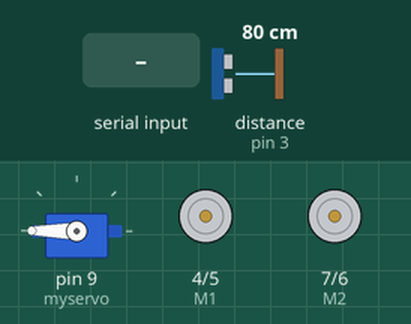
Recording of a sketch running on a simulated Arduino Uno, built with avr-gcc and run on an emulated ATmega328P. Shown: servo, direction and speed pins drawn as motors (green arrow = direction pin HIGH = forward, orange = LOW = backward, longer = more drive). The inputs (shaded band) are chosen by the test bench; at power-on: distance to the obstacle (sensor on pin 3) 80 cm. The echo pulse lasts 58.3 µs per cm; what the sketch prints to the serial monitor is not drawn.

Above: at 1.7 s.
1.8 s: "A" received over Serial
At 3.5 s:
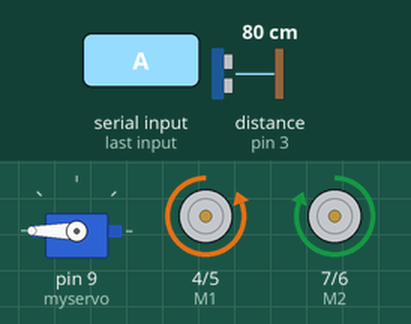
4.8 s: "w90\n" received over Serial
7.0 s: "d" received over Serial
At 8.9 s:
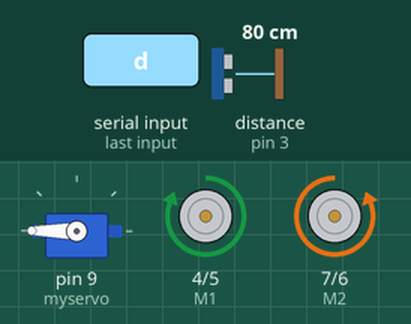
10.0 s: "w,45\n" received over Serial
At 11.5 s:
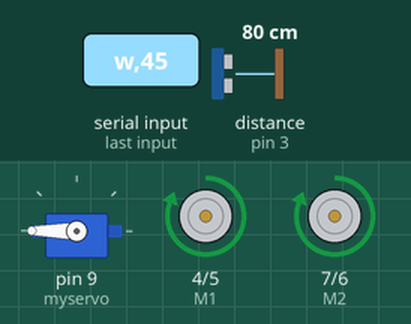
13.0 s: "s,45\n" received over Serial
At 14.9 s:
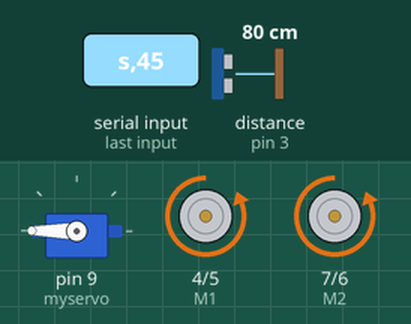
Timing chart, 0 to 16.9 s (numbered marks = the images above; inputs shaded):
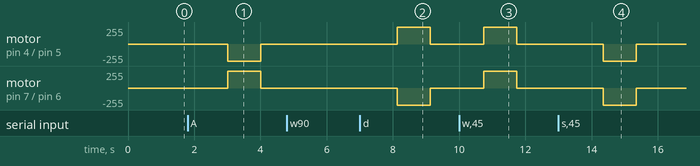

The sketch:

robot_letter_control.ino
```cpp
#include <Servo.h>
#include <EEPROM.h>

unsigned long lastDistanceCheck = 0;
unsigned long distanceInterval = 100; // ms

Servo myservo;
int sweepFlag = 1;
unsigned long lastSweep = 0;
unsigned long sweepInterval = 30; // ms

int URPWM = 3; // PWM Output 0－25000US，Every 50US represent 1cmk
int URTRIG = 10; // PWM trigger pin
uint8_t EnPwmCmd[4] = {0x44, 0x02, 0xbb, 0x01}; // distance measure command

unsigned long actualDistance = 0;
int safeDistance = 5; // cm
int safeDistanceAddress = 3;


//Standard PWM DC control
int E1 = 5;  //M1 Speed Control
int E2 = 6;  //M2 Speed Control
int M1 = 4;  //M1 Direction Control
int M2 = 7;  //M2 Direction Control
int duration = 1000; //one second is 1000 ms

char currentCommand = 'x';          // current active command
unsigned long commandStartTime = 0; // when a duration-based command started
bool hasDuration = false;          // is this command using duration?
bool newCommandReceived = false;

int neutralPosition = 90;
int neutralAddress = 0;
int leftPosition = 90;
int leftAddress = 1;
int rightPosition = 90;
int rightAddress = 2;


void stop(void)  //Stop
{
  digitalWrite(E1, LOW);
  digitalWrite(E2, LOW);
}
void advance(char a, char b)  //Move forward
{
  analogWrite(E1, a);  //PWM Speed Control
  digitalWrite(M1, HIGH);
  analogWrite(E2, b);
  digitalWrite(M2, HIGH);
}
void back_off(char a, char b)  //Move backward
{
  analogWrite(E1, a);
  digitalWrite(M1, LOW);
  analogWrite(E2, b);
  digitalWrite(M2, LOW);
}
void turn_L(char a, char b)  //Turn Left
{
  analogWrite(E1, a);
  digitalWrite(M1, LOW);
  analogWrite(E2, b);
  digitalWrite(M2, HIGH);
}
void turn_R(char a, char b)  //Turn Right
{
  analogWrite(E1, a);
  digitalWrite(M1, HIGH);
  analogWrite(E2, b);
  digitalWrite(M2, LOW);
}

void setup(void) {
  int i;
  for (i = 4; i <= 7; i++)
    pinMode(i, OUTPUT);
  digitalWrite(E1, LOW);
  digitalWrite(E2, LOW);

  leftPosition = EEPROM.read(leftAddress);
  rightPosition = EEPROM.read(rightAddress);
  neutralPosition = EEPROM.read(neutralAddress);

  safeDistance = EEPROM.read(safeDistanceAddress);

  Serial.begin(115200);  //Set Baud Rate
  Serial.println("CONNNECTED");
  Serial.println("z = Instructions");

  SensorSetup();
}
void readInput() {
  currentCommand = Serial.read();
  newCommandReceived = true;

  delay(10);  // Wait briefly for rest of input to arrive

  if (Serial.available()) {
    char c = Serial.peek();
    if (isDigit(c)) {
      duration = Serial.parseInt();
      duration = (duration > 0) ? duration : 0;
      hasDuration = true;
      commandStartTime = millis();
    } else {
      hasDuration = false;
      duration = 0;
    }
  }
}
bool isMoveCommand(char c){
  return c != 'x' &&
         c != 'X' &&
         c != 'z' &&
         c != 'Z' &&
         c != 'c' &&
         c != 'C' ;
}
void loop(void) {
  // 1. Check if movement is still safe
  if (!isSafeToMoveForward() && isMoveCommand(currentCommand)) {
    stop();
    currentCommand = 'x';
    Serial.print("Obstacle detected stopping movement! ");
    Serial.println(actualDistance);
    return;
  }
  // 2. Get input
  if (Serial.available()) {
    readInput();
  }
  // 3. Execute command
  if (newCommandReceived){
    switch (currentCommand) {
      case 'w': case 'W':  // Forward
        moveServo(neutralPosition);
        advance(255, 255);
        break;

      case 's': case 'S':  // Backward
        moveServo(neutralPosition);
        back_off(255, 255);
        break;

      case 'a': case 'A':  // Turn Left
        moveServo(leftPosition);
        turn_L(255, 255);
        break;

      case 'd': case 'D':  // Turn Right
        moveServo(rightPosition);
        turn_R(255, 255);
        break;

      case 'x': case 'X':  // Stop
        stop();
        break;
      case 'c': case 'C':
        stop();
        calibration();
        break;
      case 'z': case 'Z':  // Help Instructions
        Serial.println("w = forward (duration), s = backward (duration), a = left (duration), d = right (duration), x = stop, c = calibration Servo, z = instructions");
        break;

      default:
        stop();
        break;
    }
    newCommandReceived = false;
  }
  // 4. If command has a duration, stop it after time elapsed
  if (hasDuration && millis() - commandStartTime >= duration) {
    stop();
    currentCommand = 'x';
    hasDuration = false;
    Serial.println("Duration complete stopping.");
  }
}

void calibration() {
  Serial.println("Entering calibration mode. 'd' for safe distance, 's' servo position, 'p' print current calibrations, 'z' help, 'x' to exit:");
  while(true){
    if (Serial.available()) {
      char input = Serial.read();
      switch (input){
        case 'd': case 'D':
          safeDistanceCalibration();
          return;
        case 's': case 'S':
          servoCalibration();
          return;
        case 'X': case 'x':
          Serial.println("Exiting Calibration.");
          return;
        case 'p': case 'P':
          Serial.print("Left Servo position: ");
          Serial.println(leftPosition);
          Serial.print("Right Servo position: ");
          Serial.println(rightPosition);
          Serial.print("Neutral Servo position: ");
          Serial.println(neutralPosition);
          Serial.print("Safe distance: ");
          Serial.println(safeDistance);
          break;
        case 'z': case 'Z':
          Serial.println("'d' for safe distance, 's' servo position, 'p' print current calibrations, 'z' help, 'x' to exit:");
          break;
      }
    }
  }
}
void safeDistanceCalibration(){
  Serial.println("Safe distance calibration mode. Enter a distance");

  while (true) {
    delay(20);
    if (Serial.available()) {
      char c = Serial.peek();
      if (isDigit(c)) {
        safeDistance = Serial.parseInt();
        EEPROM.write(safeDistanceAddress, safeDistance);  // Save position to EEPROM
        Serial.print("Safe distance saved. distance: ");
        Serial.println(safeDistance);
        Serial.println("Exiting Calibration.");

      }else{
        Serial.read();
      }
    }
  }
}
void servoCalibration(){
  Serial.println("Servo calibration mode. Enter a position (0-180). Then 'n'eutral 'l'eft 'r'ight to save calibration value.  'X' to exit:");
  int position = 0;
  while(true){
    if (Serial.available()) {
      char input = Serial.read();  // Read the input
      delay(10);

      switch(input){
        case 'X': case 'x':
          Serial.println("Exiting Calibration.");
          return;
        case 'l': case 'L':
          leftPosition = position;
          EEPROM.write(leftAddress, leftPosition);  // Save position to EEPROM
          Serial.print("Left Calibration saved. Servo position: ");
          Serial.println(leftPosition);
          break;
        case 'r': case 'R':
          rightPosition = position;
          EEPROM.write(rightAddress, rightPosition);  // Save position to EEPROM
          Serial.print("Right Calibration saved. Servo position: ");
          Serial.println(rightPosition);
          break;
        case 'n': case 'N':
          neutralPosition = position;
          EEPROM.write(neutralAddress, neutralPosition);  // Save position to EEPROM
          Serial.print("Neutral Calibration saved. Servo position: ");
          Serial.println(neutralPosition);
          break;
        default:
          if (isDigit(input)) {
            String numStr = String(input);

            // Read additional digits to form the full position number
            while (Serial.available()) {
              input = Serial.read();
              if (isDigit(input)) {
                numStr += input;
              } else {
                break;
              }
            }

            position = numStr.toInt();  // Convert string to integer

            // If the position is within the valid range, move the servo
            if (position >= 0 && position <= 180) {
              myservo.write(position);  // Move the servo
              Serial.print("Servo moved to position: ");
              Serial.println(position);
            } else {
              Serial.println("Invalid position. Enter a number between 0 and 180.");
            }
          }
      }
    }
  }
}

void moveServo(int angle){
  myservo.write(angle);
  delay(500);
}
//Servo and Sensor code
void SensorSetup() {
  myservo.attach(9);
  pinMode(URTRIG, OUTPUT);                    // A low pull on pin COMP/TRIG
  digitalWrite(URTRIG, HIGH);                 // Set to HIGH
  pinMode(URPWM, INPUT);                      // Sending Enable PWM mode command
  for (int i = 0; i < 4; i++) {
    Serial.write(EnPwmCmd[i]);
  }
  moveServo(neutralPosition);
}

int MeasureDistance() { // a low pull on pin COMP/TRIG  triggering a sensor reading
  digitalWrite(URTRIG, LOW);
  digitalWrite(URTRIG, HIGH);               // reading Pin PWM will output pulses
  unsigned long distance = pulseIn(URPWM, LOW);
  if (distance == 1000) {          // the reading is invalid.
    Serial.print("Invalid");
  } else {
    distance = distance / 50;       // every 50us low level stands for 1cm
  }
  return distance;
}

bool isSafeToMoveForward() {
  unsigned long now = millis();
  if (now - lastDistanceCheck >= distanceInterval) {
    lastDistanceCheck = now;
    actualDistance = MeasureDistance();
  }
  return actualDistance > safeDistance;
}
```

Measured:
- after the input at 1.8 s, motor on pin 4 (M1) / pin 5 (E1): stopped → backward 255/255 after 1.2 s, → stopped 1.0 s later; motor on pin 7 (M2) / pin 6 (E2): stopped → forward 255/255 after 1.2 s, → stopped 1.0 s later
- after the input at 7.0 s, motor on pin 4 (M1) / pin 5 (E1): stopped → forward 255/255 after 1.1 s, → stopped 1.0 s later; motor on pin 7 (M2) / pin 6 (E2): stopped → backward 255/255 after 1.1 s, → stopped 1.0 s later
- after the input at 10.0 s, motor on pin 4 (M1) / pin 5 (E1), motor on pin 7 (M2) / pin 6 (E2): stopped → forward 255/255 after 0.74 s, → stopped 1.0 s later
- after the input at 13.0 s, motor on pin 4 (M1) / pin 5 (E1), motor on pin 7 (M2) / pin 6 (E2): stopped → backward 255/255 after 1.4 s, → stopped 1.0 s later
